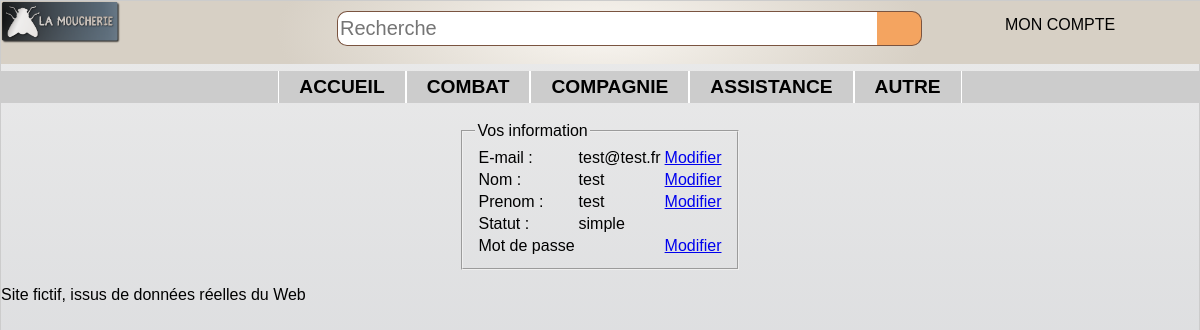
Page /controler/main.ctrl.php?infocompte=1 (signed in) on the earlier database version.
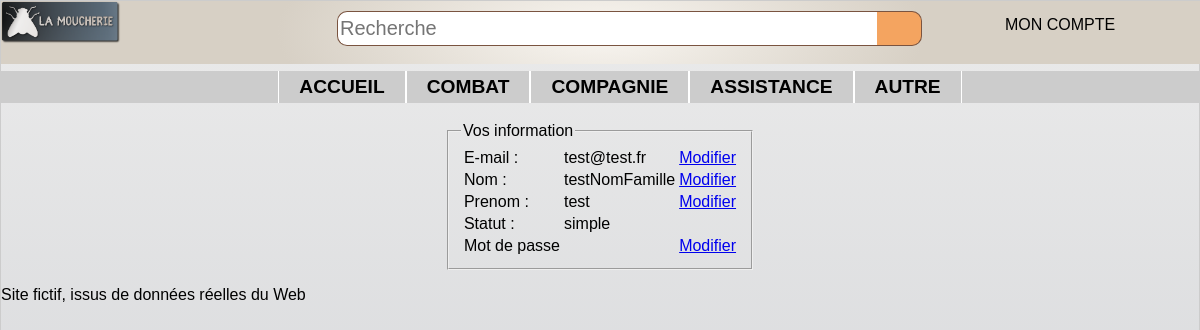
Same page on the later database version.
### tables this page shows
CREATE TABLE user (
	id INTEGER PRIMARY KEY,
	mail TEXT UNIQUE,
	pass TEXT,
	nom TEXT,
	prenom TEXT,
	statut TEXT check (statut in ('simple', 'admin'))
);

### controler/infoCompte.ctrl.php (called while the page is built, shortened)
<?php
if (isset($_GET['mailCompte'])){
  $autre = 1;
  $mailCompte = $_GET['mailCompte'];
}else{
  $autre = 0;
}
 if ($autre){
   $user = $dao->getUser($mailCompte);
 }else{
   $currentUser = $dao->getUser($_SESSION['mail']);
 }
 include('../view/infoCompte.view.php');
?>

### model/DAO.class.php (called while the page is built, shortened)
<?php
    $dao = new DAO();
    class DAO {
        private $db;
        function __construct() {
            try {
              $this->db = new PDO('sqlite:../data/db/lamoucherie.db');
            }
            catch (PDOException $e){
              die("erreur de connexion:".$e->getMessage());
            }
        }
        function getUser($mail){
            $req = $this->db->prepare("SELECT * FROM user WHERE mail=?");
            $req->execute(array($mail));
            $result = $req->fetchAll(PDO::FETCH_CLASS, 'User');
            return $result[0];
        }
    }
    ?>

### view/infoCompte.view.php (the view, shortened to what this page needs)
<?php
include("../view/header.php");
  echo '<section>';
    echo"<fieldset>";
      if (isset($user)){
        echo"<legend> Information d'un utilisateur </legend>";
        $currentUser = $user;
      }else{
        echo"<legend> Vos information </legend>";
      }
          echo "<table>";
            echo "<tr>";
              echo "<td>E-mail :</td>";
              echo "<td>$currentUser->mail</td>";
              if ($autre)
                echo "<td><a href=\"../controler/main.ctrl.php?infocompte=1&mailCompte=$currentUser->mail&modif=mail\">Modifier</a></td>";
              else
                echo "<td><a href=\"../controler/main.ctrl.php?infocompte=1&modif=mail\">Modifier</a></td>";
            echo "</tr>";
            echo "<tr>";
              echo "<td>Nom :</td>";
              echo "<td>$currentUser->nom</td>";
              if ($autre)
                echo "<td><a href=\"../controler/main.ctrl.php?infocompte=1&mailCompte=$currentUser->mail&modif=nom\">Modifier</a></td>";
              else
                echo "<td><a href=\"../controler/main.ctrl.php?infocompte=1&modif=nom\">Modifier</a></td>";
            echo "</tr>";
            echo "<tr>";
              echo "<td>Prenom :</td>";
              echo "<td>$currentUser->prenom</td>";
              if ($autre)
                echo "<td><a href=\"../controler/main.ctrl.php?infocompte=1&mailCompte=$currentUser->mail&modif=prenom\">Modifier</a></td>";
              else
                echo "<td><a href=\"../controler/main.ctrl.php?infocompte=1&modif=prenom\">Modifier</a></td>";
            echo "</tr>";
            echo "<tr>";
              echo "<td>Statut :</td>";
              echo "<td>$currentUser->statut</td>";
            echo "</tr>";
            echo "<tr>";
              echo "<td>Mot de passe</td>";
              echo "<td></td>";
              if ($autre)
                echo "<td><a href=\"../controler/main.ctrl.php?infocompte=1&mailCompte=$currentUser->mail&modif=mdp\">Modifier</a></td>";
              else
                echo "<td><a href=\"../controler/main.ctrl.php?infocompte=1&modif=mdp\">Modifier</a></td>";
            echo "</tr>";
          echo "</table>";
    echo"</fieldset>";
  echo '</section>';
include("../view/footer.php");
?>

Differences in the rows shown:
changed user "test@test.fr": nom "test" → "testNomFamille"
